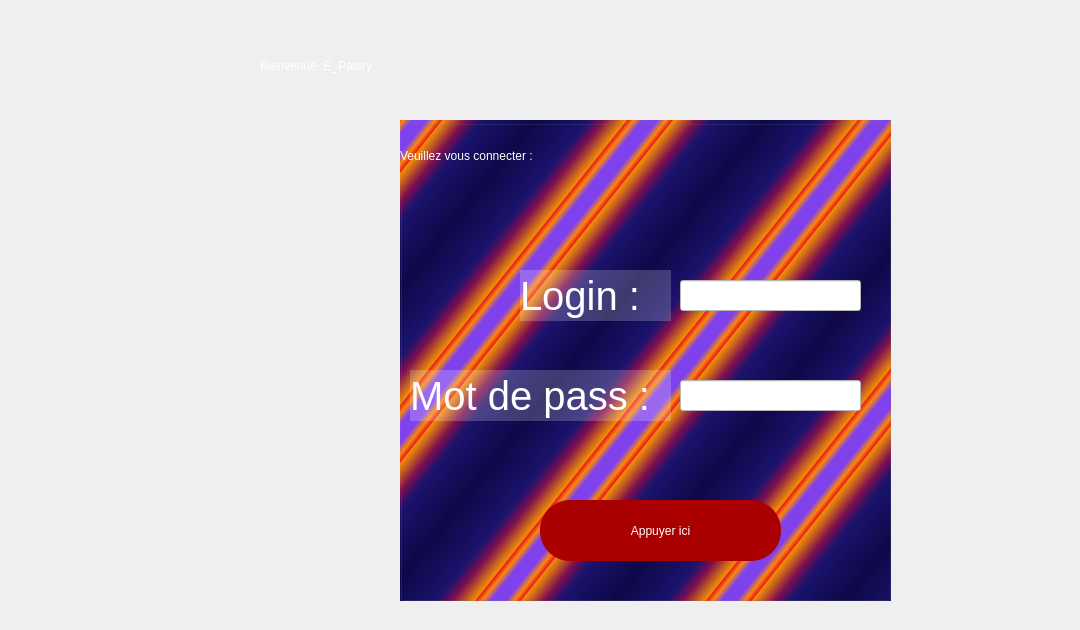
   <widget class="QWidget" name="loginpage">
    <widget class="QLabel" name="label_16">
     <property name="geometry">
      <rect>
       <x>260</x>
       <y>10</y>
       <width>811</width>
       <height>111</height>
      </rect>
     </property>
     <property name="styleSheet">
      <string notr="true">font:60pt &quot;MV Boli&quot;;
color: rgb(255, 255, 255);</string>
     </property>
     <property name="text">
      <string>Bienvenue :E_Pastry</string>
     </property>
    </widget>
    <widget class="QLabel" name="conex">
     <property name="geometry">
      <rect>
       <x>40</x>
       <y>540</y>
       <width>231</width>
       <height>81</height>
      </rect>
     </property>
     <property name="styleSheet">
      <string notr="true">font: 22pt &quot;MS Shell Dlg 2&quot;;
color: rgb(255, 255, 255);</string>
     </property>
     <property name="text">
      <string/>
     </property>
    </widget>
    <widget class="QGroupBox" name="groupBox">
     <property name="geometry">
      <rect>
       <x>400</x>
       <y>120</y>
       <width>491</width>
       <height>481</height>
      </rect>
     </property>
     <property name="styleSheet">
      <string notr="true">background-color: qlineargradient(spread:reflect, x1:0.41206, y1:0.426, x2:0.558, y2:0.539773, stop:0 rgba(14, 8, 73, 255), stop:0.467337 rgba(9, 0, 99, 235), stop:0.6 rgba(126, 14, 81, 255), stop:0.79397 rgba(244, 144, 5, 255), stop:0.809045 rgba(234, 11, 11, 233), stop:0.859296 rgba(255, 136, 0, 247), stop:0.935 rgba(122, 55, 239, 240));</string>
     </property>
     <property name="title">
      <string/>
     </property>
     <widget class="QLabel" name="label_20">
      <property name="geometry">
       <rect>
        <x>0</x>
        <y>10</y>
        <width>321</width>
        <height>51</height>
       </rect>
      </property>
      <property name="styleSheet">
       <string notr="true">color: rgb(255, 255, 255);
background-color: rgb(255, 255, 255,0%);
font: 20pt &quot;MS Shell Dlg 2&quot;;</string>
      </property>
      <property name="text">
       <string>Veuillez vous connecter :</string>
      </property>
     </widget>
     <widget class="QLineEdit" name="pwd">
      <property name="geometry">
       <rect>
        <x>280</x>
        <y>260</y>
        <width>181</width>
        <height>31</height>
       </rect>
      </property>
      <property name="autoFillBackground">
       <bool>false</bool>
      </property>
      <property name="styleSheet">
       <string notr="true">background-color: rgb(255, 255, 255);</string>
      </property>
      <property name="echoMode">
       <enum>QLineEdit::Password</enum>
      </property>
     </widget>
     <widget class="QLabel" name="label_18">
      <property name="geometry">
       <rect>
        <x>120</x>
        <y>150</y>
        <width>151</width>
        <height>51</height>
       </rect>
      </property>
      <property name="styleSheet">
       <string notr="true">font:30pt;
background-color: rgb(255, 255, 255,20%);
color: rgb(255, 255, 255);</string>
      </property>
      <property name="text">
       <string>Login :</string>
      </property>
     </widget>
     <widget class="QLineEdit" name="login">
      <property name="geometry">
       <rect>
        <x>280</x>
        <y>160</y>
        <width>181</width>
        <height>31</height>
       </rect>
      </property>
      <property name="styleSheet">
       <string notr="true">background-color: rgb(255, 255, 255);</string>
      </property>
     </widget>
     <widget class="QLabel" name="label_19">
      <property name="geometry">
       <rect>
        <x>10</x>
        <y>250</y>
        <width>261</width>
        <height>51</height>
       </rect>
      </property>
      <property name="styleSheet">
       <string notr="true">font:30pt;
color: rgb(255, 255, 255);
background-color: rgb(255, 255, 255,20%);
</string>
      </property>
      <property name="text">
       <string>Mot de pass :</string>
      </property>
     </widget>
     <widget class="QPushButton" name="pl">
      <property name="geometry">
       <rect>
        <x>140</x>
        <y>380</y>
        <width>241</width>
        <height>61</height>
       </rect>
      </property>
      <property name="styleSheet">
       <string notr="true">font: 16pt &quot;MS Shell Dlg 2&quot;;
font: 18pt &quot;MS Shell Dlg 2&quot;;
color: rgb(255, 255, 255);
background-color: rgb(170, 0, 0);
border-radius: 30px;</string>
      </property>
      <property name="text">
       <string>Appuyer ici</string>
      </property>
      <property name="icon">
       <iconset resource="rs.qrc">
        <normaloff>:/img/rs/enter.png</normaloff>:/img/rs/enter.png</iconset>
      </property>
      <property name="iconSize">
       <size>
        <width>52</width>
        <height>52</height>
       </size>
      </property>
      <property name="autoDefault">
       <bool>false</bool>
      </property>
      <property name="default">
       <bool>false</bool>
      </property>
      <property name="flat">
       <bool>false</bool>
      </property>
     </widget>
    </widget>
   </widget>
